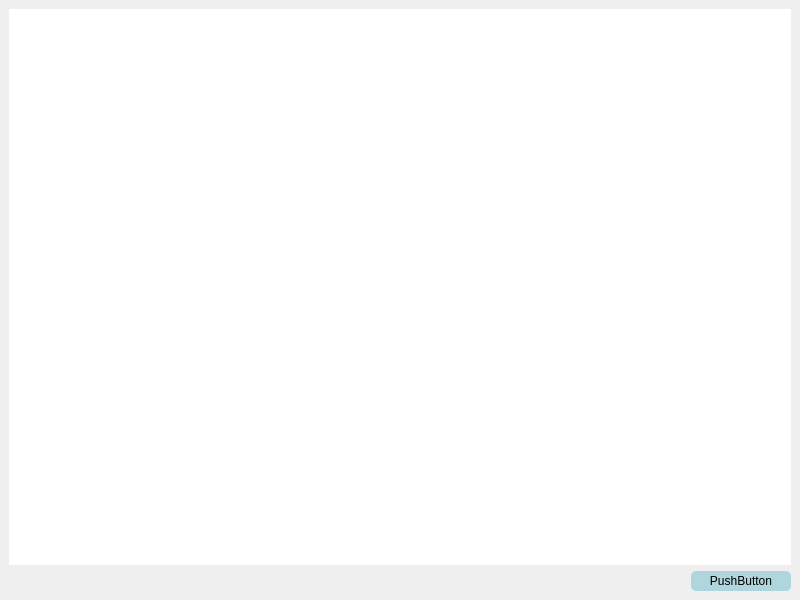
<?xml version="1.0" encoding="UTF-8"?>
<ui version="4.0">
 <class>MainWindow</class>
 <widget class="QMainWindow" name="MainWindow">
  <property name="geometry">
   <rect>
    <x>0</x>
    <y>0</y>
    <width>800</width>
    <height>600</height>
   </rect>
  </property>
  <property name="windowTitle">
   <string>MainWindow</string>
  </property>
  <widget class="QWidget" name="centralwidget">
   <layout class="QVBoxLayout" name="verticalLayout">
    <item>
     <widget class="QTextEdit" name="textEdit">
      <property name="styleSheet">
       <string notr="true">border-radius: 2px;</string>
      </property>
     </widget>
    </item>
    <item>
     <layout class="QHBoxLayout" name="horizontalLayout">
      <item>
       <spacer name="horizontalSpacer">
        <property name="orientation">
         <enum>Qt::Horizontal</enum>
        </property>
        <property name="sizeHint" stdset="0">
         <size>
          <width>40</width>
          <height>20</height>
         </size>
        </property>
       </spacer>
      </item>
      <item>
       <widget class="QPushButton" name="pushButton">
        <property name="minimumSize">
         <size>
          <width>100</width>
          <height>20</height>
         </size>
        </property>
        <property name="maximumSize">
         <size>
          <width>100</width>
          <height>20</height>
         </size>
        </property>
        <property name="styleSheet">
         <string notr="true">border: 0px;
background: #aed6dc;
border-radius: 5px</string>
        </property>
        <property name="text">
         <string>PushButton</string>
        </property>
       </widget>
      </item>
     </layout>
    </item>
   </layout>
  </widget>
 </widget>
 <resources/>
 <connections/>
</ui>
